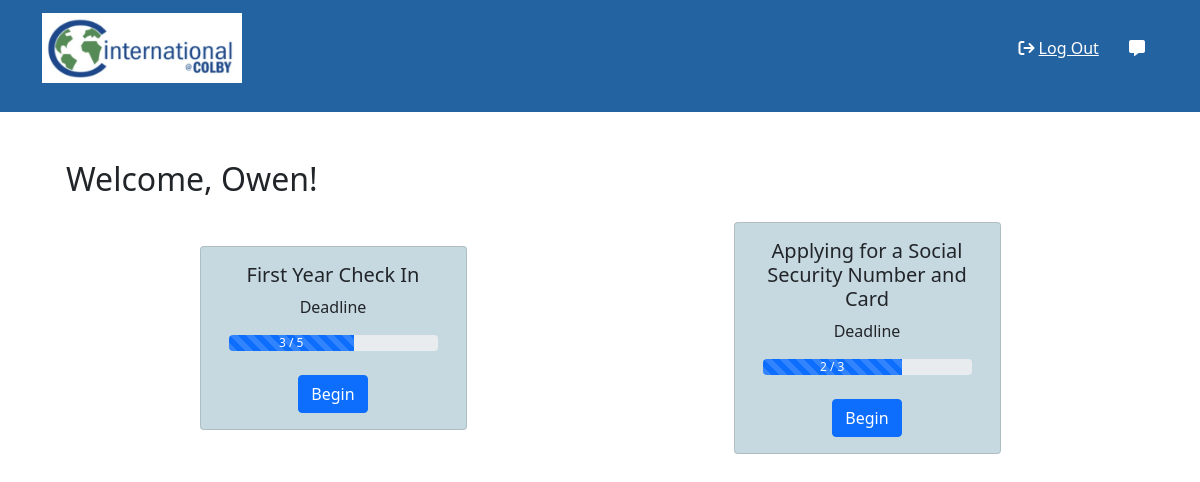
Page /task (signed in) on the committed database.
### website/models.py (models this page shows, shortened)
class User(db.Model, UserMixin):
    id = db.Column(db.Integer, primary_key=True)
    email = db.Column(db.String(80), unique=True, nullable=False)
    name = db.Column(db.String(80), nullable=True)
    student_id = db.Column(db.Integer, nullable=True)
    tasks = db.relationship('Task', secondary=user_task_association_table,
                            backref=db.backref('users', lazy='dynamic'))
    progress = db.relationship('Progress', backref='user')
    tags = db.relationship('Tag', secondary=user_tag_association_table,
                           backref=db.backref('users', lazy='dynamic'))

class Task(db.Model):
    id = db.Column(db.Integer, primary_key=True)
    title = db.Column(db.String(80), nullable=False)
    content = db.Column(db.String(120), nullable=False)
    deadline = db.Column(db.DateTime, nullable=True)
    subtasks = db.relationship('Subtask', backref='task')

### website/views.py (the view)
@main_blueprint.route('/task')
@login_required
def task():
    student = User.query.filter_by(email=current_user.email).first()
    if not student:
        return "Student not found", 404
    tasks = run_get_tasks_by_email(current_user.email)
    return render_template('task.html', tasks=tasks, student=student)

### website/templates/task.html (shortened to what this page needs)
<!doctype html>
<html lang="en">
<head>
    {% include 'bootstrapStarter.html' %}
</head>
<body>
    {% include 'navbar.html' %}
    <content class="container row mx-auto mt-4">
        <div class="d-flex align-items-center justify-content-between gap-3 m-6 mt-4">
            <h5 class="text-start h2 mb-0">Welcome, {{ student.name }}!</h5>
        </div>
        <content class="container row mx-auto mt-4">
            {% for task in tasks: %}
            <div class="m-auto col-lg-3 text-center card" style="background: #C7D9E0;">
                <div class="card-body" id="task-card">
                    <h5 class="card-title">{{ task.title }}</h5>
                    <p class="card-text">Deadline</p>
                    <div class="progress" role="progressbar" aria-label="Basic example" aria-valuenow="0" aria-valuemin="0" aria-valuemax="100">
                        <div class="progress-bar progress-bar-striped progress-bar-animated" style="width: {{ task.progress.percent }}%">{{ task.progress.completed }} / {{ task.progress.total }}</div>
                    </div>
                    <a class="btn btn-primary mt-4" href="{{url_for ('main.subtask', task_id=task.id)}}">Begin</a>
                </div>
            </div>
            {% endfor %}
        </content>
    </content>
</body>

### rows in the picture
User: name "Owen"
Task: title "First Year Check In", {{ task.progress.percent }} 60.0 (drawn), progress.completed "3", progress.total "5"
Task: title "Applying for a Social Security Number and Card", {{ task.progress.percent }} 66.66666666666666 (drawn), progress.completed "2", progress.total "3"
